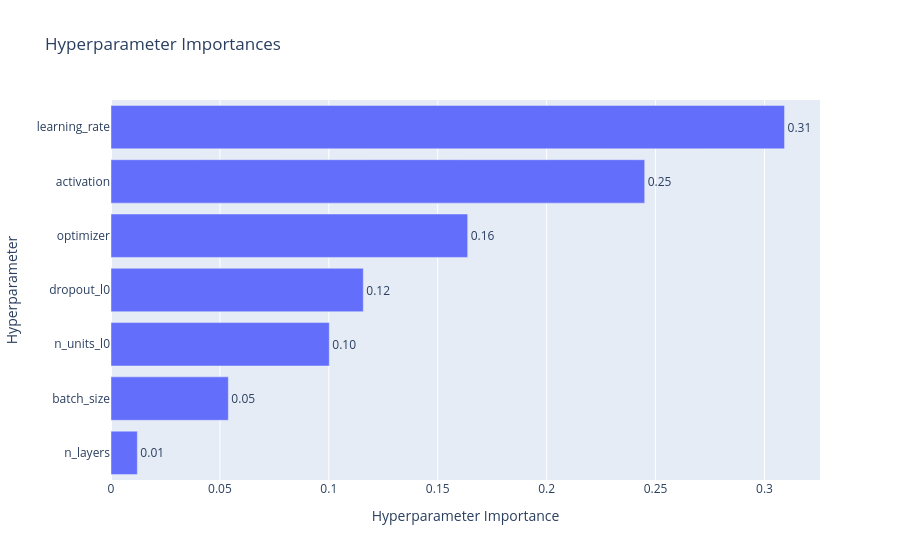
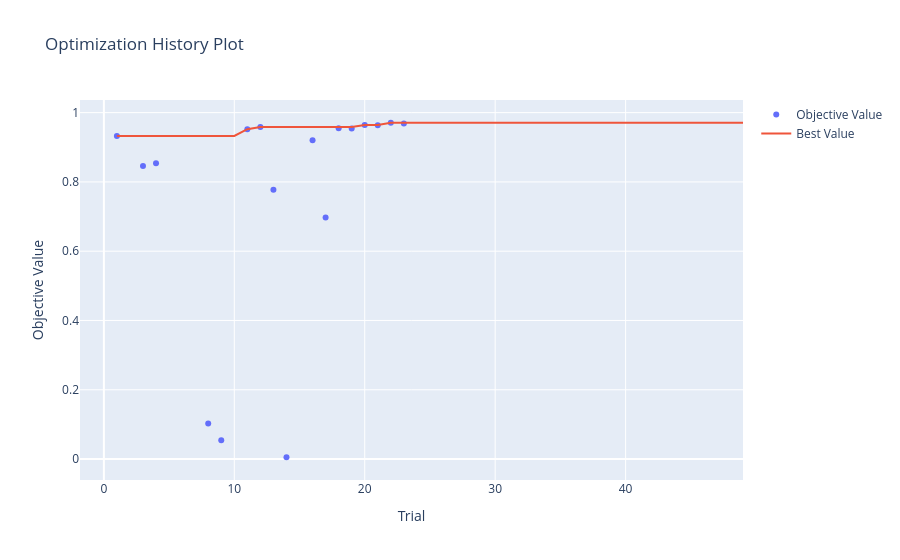

Notebook code cell kept with these figures, in order:
### Code cell
history_optuna_tf = optuna_tf.fit(
    x_train, y_train,
    batch_size=optuna_tf_params['batch_size'],
    epochs=50
)

plot_history(history_optuna_tf, f'Динамика обучения TensorFlow (Optuna)')


fig = optuna.visualization.plot_param_importances(study_tf)
fig.show()

fig2 = optuna.visualization.plot_optimization_history(study_tf)
fig2.show()

### Figure 1 — Plotly figure (JSON) as saved in the notebook; plotly's stock layout.template omitted (floating-point values rounded to 4 significant figures)
{"data": [{"cliponaxis": false, "hovertemplate": ["n_layers (IntDistribution): 0.012098420555149734<extra></extra>", "batch_size (IntDistribution): 0.05387073961731971<extra></extra>", "n_units_l0 (IntDistribution): 0.10021485754409272<extra></extra>", "dropout_l0 (FloatDistribution): 0.11583632826782024<extra></extra>", "optimizer (CategoricalDistribution): 0.16374996315564153<extra></extra>", "activation (CategoricalDistribution): 0.24501072106694974<extra></extra>", "learning_rate (FloatDistribution): 0.30921896979302643<extra></extra>"], "name": "Objective Value", "orientation": "h", "text": ["0.01", "0.05", "0.10", "0.12", "0.16", "0.25", "0.31"], "textposition": "outside", "type": "bar", "x": [0.0121, 0.05387, 0.1002, 0.1158, 0.1637, 0.245, 0.3092], "y": ["n_layers", "batch_size", "n_units_l0", "dropout_l0", "optimizer", "activation", "learning_rate"]}], "layout": {"title": {"text": "Hyperparameter Importances"}, "xaxis": {"title": {"text": "Hyperparameter Importance"}}, "yaxis": {"title": {"text": "Hyperparameter"}}}}

### Figure 2 — Plotly figure (JSON) as saved in the notebook; plotly's stock layout.template omitted (floating-point values rounded to 4 significant figures)
{"data": [{"mode": "markers", "name": "Objective Value", "type": "scatter", "x": [1, 3, 4, 8, 9, 11, 12, 13, 14, 16, 17, 18, 19, 20, 21, 22, 23], "y": [0.9326, 0.8457, 0.8538, 0.1023, 0.05408, 0.9521, 0.9588, 0.7775, 0.005168, 0.9203, 0.697, 0.9549, 0.9539, 0.9646, 0.9635, 0.9708, 0.9685]}, {"mode": "lines", "name": "Best Value", "type": "scatter", "x": [0, 1, 2, 3, 4, 5, 6, 7, 8, 9, 10, 11, 12, 13, 14, 15, 16, 17, 18, 19, 20, 21, 22, 23, 24, 25, 26, 27, 28, 29, 30, 31, 32, 33, 34, 35, 36, 37, 38, 39, 40, 41, 42, 43, 44, 45, 46, 47, 48, 49], "y": [null, 0.9326, 0.9326, 0.9326, 0.9326, 0.9326, 0.9326, 0.9326, 0.9326, 0.9326, 0.9326, 0.9521, 0.9588, 0.9588, 0.9588, 0.9588, 0.9588, 0.9588, 0.9588, 0.9588, 0.9646, 0.9646, 0.9708, 0.9708, 0.9708, 0.9708, 0.9708, 0.9708, 0.9708, 0.9708, 0.9708, 0.9708, 0.9708, 0.9708, 0.9708, 0.9708, 0.9708, 0.9708, 0.9708, 0.9708, 0.9708, 0.9708, 0.9708, 0.9708, 0.9708, 0.9708, 0.9708, 0.9708, 0.9708, 0.9708]}, {"marker": {"color": "#cccccc"}, "mode": "markers", "name": "Infeasible Trial", "showlegend": false, "type": "scatter", "x": [], "y": []}], "layout": {"title": {"text": "Optimization History Plot"}, "xaxis": {"title": {"text": "Trial"}}, "yaxis": {"title": {"text": "Objective Value"}}}}
